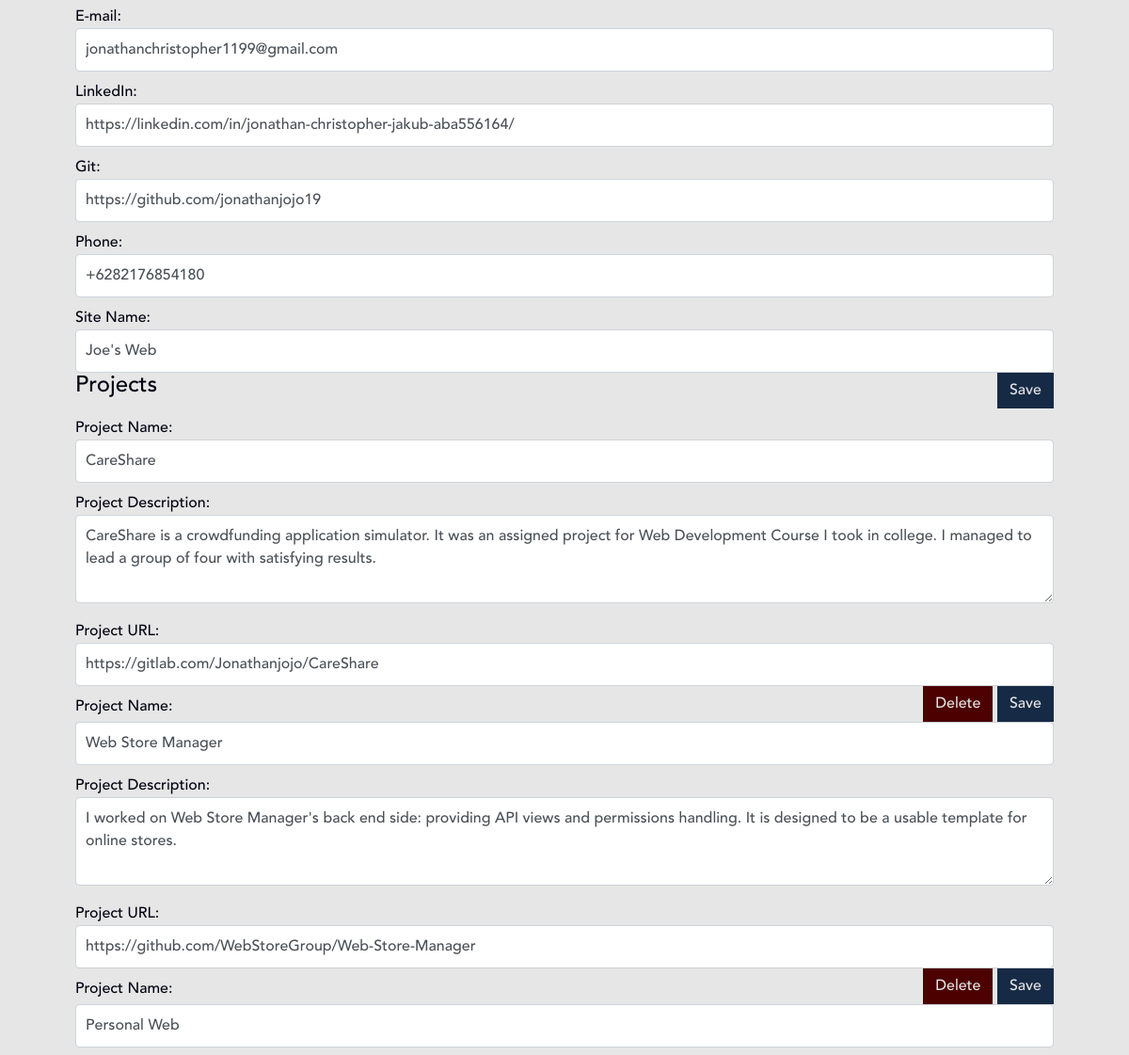
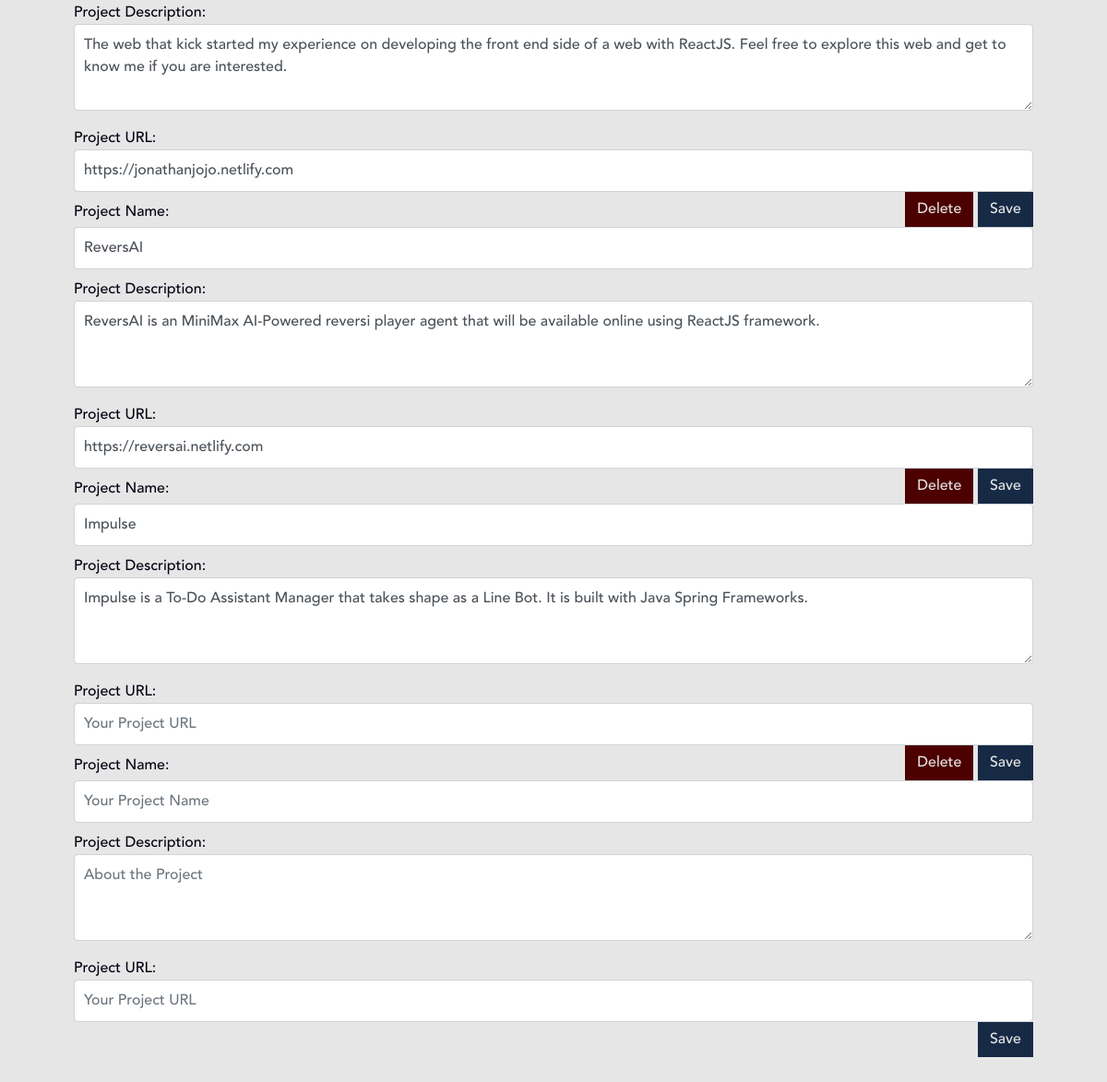
/edit/ (lower part), run on an earlier commit of the app's database (2 pictures, top to bottom).
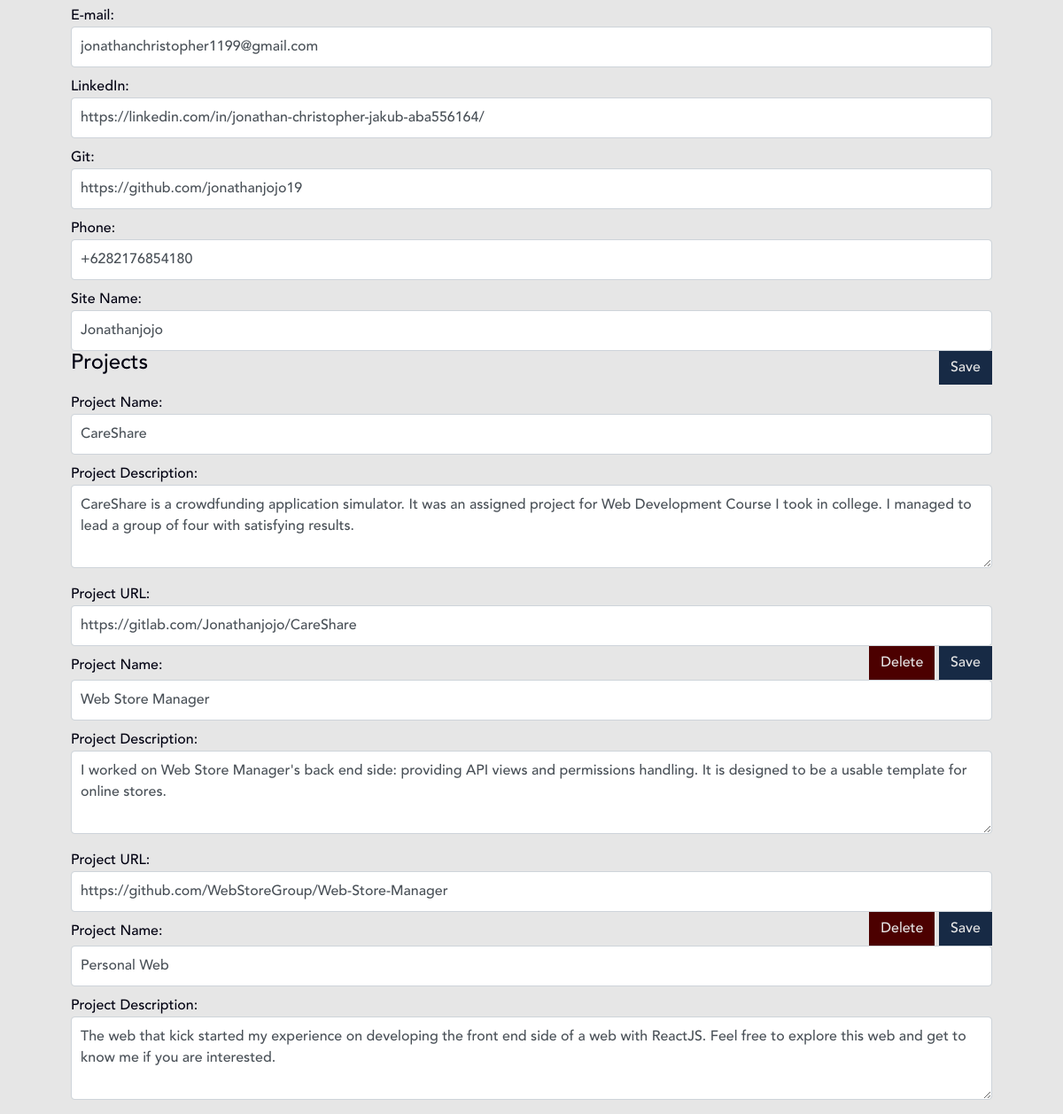
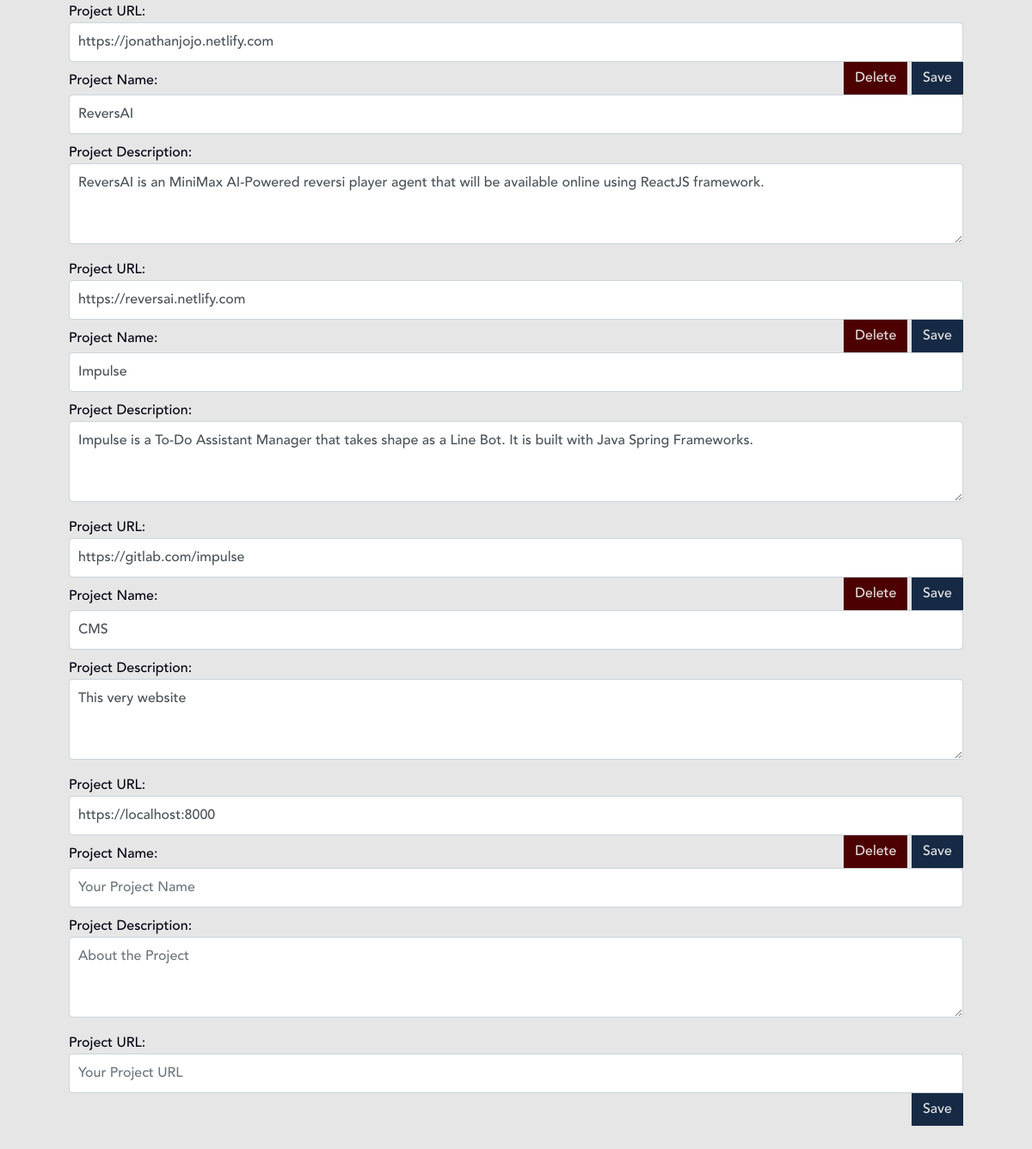
And on a later commit of the database (2 pictures, top to bottom).
### information/models.py (models this page shows, shortened)
class PersonalInfo(models.Model):
    name = models.CharField(max_length=100)
    description = models.CharField(max_length=1000)
    email = models.EmailField(max_length=100)
    linkedin = models.URLField(max_length=100)
    git = models.URLField(max_length=100)
    phone_regex = RegexValidator(regex=r'^\+?1?\d{9,15}$', message="Phone number must be entered in the format: '+999999999'. Up to 15 digits allowed.")
    phone_number = models.CharField(validators=[phone_regex], max_length=17, blank=True)
    title = models.CharField(max_length=20)
    class Meta:
        verbose_name_plural = "PersonalInfo"

### cms/views.py (the view)
# urls.py: path('', views.dashboard, name="dashboard"),
def dashboard(request):
    personal_info = PersonalInfo.objects.all().first()
    projects = Project.objects.all()
    return render(request, 'cms/dashboard.html', {
        "projects" : projects,
        "info" : personal_info,
        "info_form" : PersonalInfoForm(instance=personal_info),
        "project_form" : ProjectModelFormSet()
    })

### cms/templates/cms/dashboard.html (shortened to what this page needs)
{% load static from staticfiles %}
<!DOCTYPE html>
<html lang="en">
<head>
    <link rel="stylesheet" href="https://stackpath.bootstrapcdn.com/bootstrap/4.1.3/css/bootstrap.min.css">
    <link rel="stylesheet" href="{% static 'styles/globalStyles.css' %}" >
    <link rel="stylesheet" href="{% static 'styles/dashboardStyles.css' %}" >
</head>
<body>
    <div class="container-large full-height d-flex light-bg light-grey-text">
        <div class="dark-blue-text w-100">
            <div>
                <form class="site-form" action="" method="PUT" id="info-form">
                    {{ info_form }}
                    <div class="float-right">
                        <button id="submit-button" class="btn mode draw blue-bg save" onclick="updateInfo()">
                            <span class="light-grey-text">Save</span>
                        </button>
                    </div>
                </form>
            </div>
            <div>
                <h3>Projects</h3>
                {% for form in project_form %}
                    {% if not forloop.last %}
                        <div id="project-{{ form.instance.id }}">
                            <form class="site-form" action="" method="PUT" id="project-form-{{ form.instance.id }}">
                                {{ form }}
                                <div class="float-right">
                                    <button id="submit-button" class="btn mode draw red-bg save" onclick="deleteProject({{ form.instance.id }})">
                                        <span class="light-grey-text">Delete</span>
                                    </button>
                                    <button id="submit-button" class="btn mode draw blue-bg save" onclick="updateProject({{ form.instance.id }})">
                                        <span class="light-grey-text">Save</span>
                                    </button>
                                </div>
                            </form>
                        </div>
                    {% else %}
                        <div>
                            <form class="site-form" action="" method="PUT" id="project-form-new">
                                {{ form }}
                                <div class="float-right">
                                    <button id="submit-button" class="btn mode draw blue-bg save" onclick="createProject()">
                                            <span class="light-grey-text">Save</span>
                                        </button>
                                    </div>
                            </form>
                        </div>
                    {% endif %}
                {% endfor %}
            </div>
        </div>
    </div>
</body>
</html>

What changed in the data, as far as the page shows it:
changed PersonalInfo "jonathanchristopher1199@gmail.com": title "Joe's Web" → "Jonathanjojo"
Also different on the page:
form field form: (not shown) → "https://gitlab.com/impulse"
list line gone: "Project Name: Project Description: Project URL:    Save"
new list line: "Project Name: Project Description: Project URL: CMS This very website https://localhost:8000 Delete Save"
new list line: "Project Name: Project Description: Project URL:    Save"
